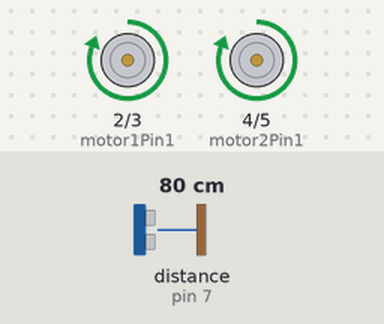
The sketch below on a simulated Arduino Uno, built with avr-gcc and run on an emulated ATmega328P. Shown: motor-driver pin pairs drawn as motors (green arrow = first pin HIGH = forward, orange = second pin HIGH = backward, longer = more drive). Wiring (inferred from the names in the program): ultrasonic range finder: trigger pin 6; echo pin 7. The inputs (shaded band) are chosen by the test bench; at power-on: distance to the obstacle (sensor on pin 7) 80 cm. The echo pulse lasts 58.3 µs per cm.

Above: at 1.2 s.
1.3 s: distance to the obstacle (sensor on pin 7) set to 33 cm
2.8 s: distance to the obstacle (sensor on pin 7) set to 28 cm
At 3.6 s:
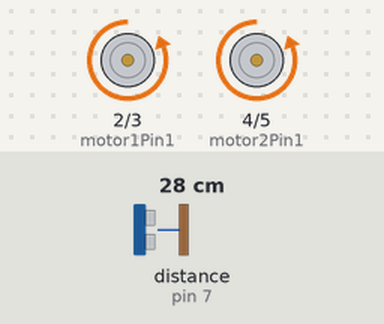
5.8 s: distance to the obstacle (sensor on pin 7) set to 35 cm
8.3 s: distance to the obstacle (sensor on pin 7) set to 2 cm
At 10.1 s:
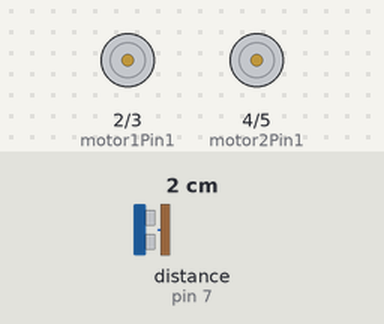
Timing chart, 0 to 12.3 s (numbered marks = the images above; inputs shaded):
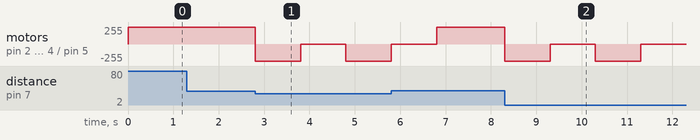

Measured:
- the behaviour switches between 31 and 30 cm on distance to the obstacle (sensor on pin 7) (found by bisection; images 0 and 1)
- after the input at 1.3 s, every drawn part: stays the same
- after the input at 2.8 s, motor on pin 2 (motor1Pin1) / pin 3 (motor1Pin2), motor on pin 4 (motor2Pin1) / pin 5 (motor2Pin2): forward 255/255 → backward 255/255 at once, → stopped 1.0 s later, → backward 255/255 1.0 s later
- after the input at 8.3 s, motor on pin 2 (motor1Pin1) / pin 3 (motor1Pin2), motor on pin 4 (motor2Pin1) / pin 5 (motor2Pin2): alternates backward 255/255 for 1.0 s and stopped for 1.0 s, starting at once

The sketch:

obstacle_avoider_ultra_sonic_sensor.ino
```cpp
// Define the pins for the motor driver
int motor1Pin1 = 2;
int motor1Pin2 = 3;
int motor2Pin1 = 4;
int motor2Pin2 = 5;

// Define the pins for the ultrasonic sensor
int trigPin = 6;
int echoPin = 7;

// Define the maximum distance for the robot to detect obstacles
int maxDistance = 30;

void setup() {
  // Set the motor driver pins as outputs
  pinMode(motor1Pin1, OUTPUT);
  pinMode(motor1Pin2, OUTPUT);
  pinMode(motor2Pin1, OUTPUT);
  pinMode(motor2Pin2, OUTPUT);

  // Set the ultrasonic sensor pins as inputs and outputs
  pinMode(trigPin, OUTPUT);
  pinMode(echoPin, INPUT);
}

void loop() {
  // Send a pulse to the ultrasonic sensor
  digitalWrite(trigPin, LOW);
  delayMicroseconds(2);
  digitalWrite(trigPin, HIGH);
  delayMicroseconds(10);
  digitalWrite(trigPin, LOW);

  // Calculate the distance of the obstacle
  int duration = pulseIn(echoPin, HIGH);
  int distance = duration / 58;

  // If the obstacle is too close, move backwards
  if (distance < maxDistance) {
    digitalWrite(motor1Pin1, LOW);
    digitalWrite(motor1Pin2, HIGH);
    digitalWrite(motor2Pin1, LOW);
    digitalWrite(motor2Pin2, HIGH);
    delay(1000);
    digitalWrite(motor1Pin1, LOW);
    digitalWrite(motor1Pin2, LOW);
    digitalWrite(motor2Pin1, LOW);
    digitalWrite(motor2Pin2, LOW);
    delay(1000);
  }
  // If no obstacles are detected, move forward
  else {
    digitalWrite(motor1Pin1, HIGH);
    digitalWrite(motor1Pin2, LOW);
    digitalWrite(motor2Pin1, HIGH);
    digitalWrite(motor2Pin2, LOW);
  }
}
```
